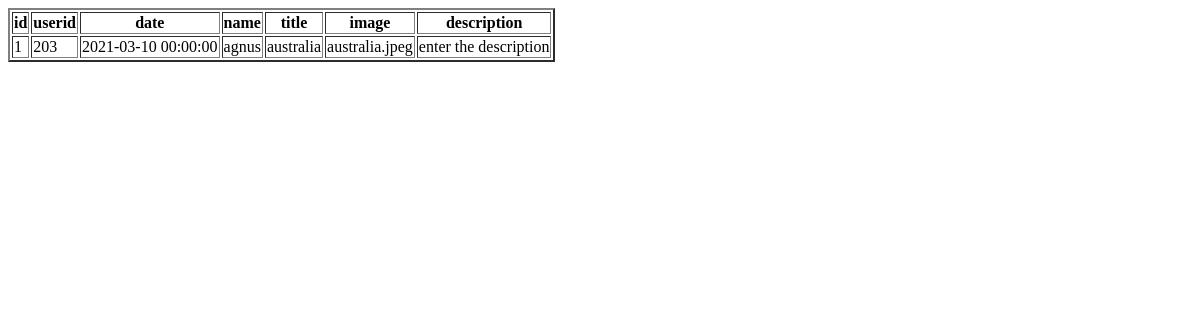
The app's page /blogs1, older data.
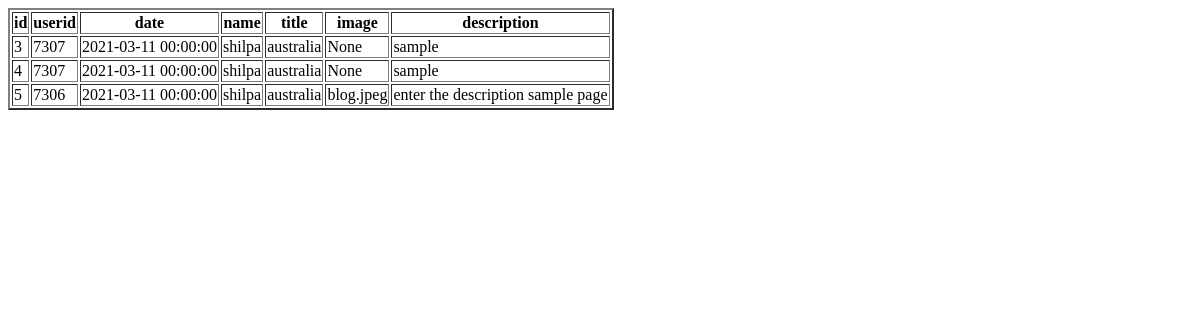
The same page, newer data.
### app.py (models this page shows, shortened)
class blogs(db.Model):
	id= db.Column(db.Integer, primary_key=True)
	userid = db.Column(db.String(20),db.ForeignKey('register'))
	username= db.Column(db.String(30),  nullable=False)
	image= db.Column(db.String(30))
	date= db.Column(db.DateTime, nullable=False )
	title=db.Column(db.String(20))
	text=db.Column(db.Text(100),  nullable=False)

### app.py (the view)
@app.route('/blogs1')
def blogs1():
	result= blogs.query.all()
	return render_template("blogs1.html",user=result)

### templates/blogs1.html (shortened to what this page needs)
<!DOCTYPE html>
<html>
<head>
</head>
<body>
<form action="/blogs1" method="POST">
<table border='2'>
  <tr>
    <th>id</th>
    <th>userid</th>
    <th>date</th>
    <th>name</th>
    <th>title</th>
    <th>image</th>
    <th>description</th>
  </tr>
{% for users in user %}
<tr>
<td>{{users.id}}</td>
<td>{{users.userid}}</td>
<td>{{users.date}}</td>
<td>{{users.username}}</td>
<td>{{users.title}}</td>
<td>{{users.image}}</td>
<td>{{users.text}}</td>
</tr>
{% endfor %}
</form>
</body>
</html>

Row changes from the older to the newer data that the page shows:
removed blogs: id "1", userid "203", date "2021-03-10 00:00:00", username "agnus", title "australia", image "australia.jpeg", text "enter the description"
added blogs: id "3", userid "7307", date "2021-03-11 00:00:00", username "shilpa", title "australia", image "None", text "sample"
added blogs: id "4", userid "7307", date "2021-03-11 00:00:00", username "shilpa", title "australia", image "None", text "sample"
added blogs: id "5", userid "7306", date "2021-03-11 00:00:00", username "shilpa", title "australia", image "blog.jpeg", text "enter the description sample page"
